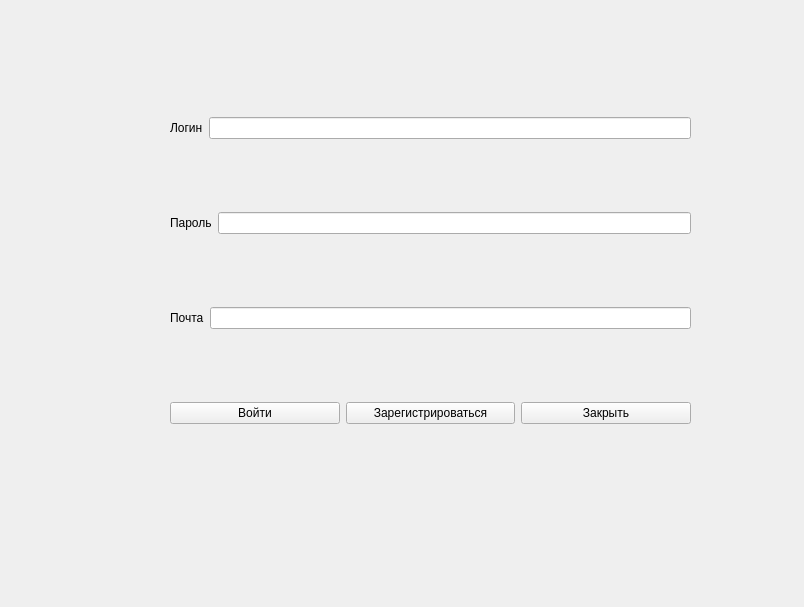
<?xml version="1.0" encoding="UTF-8"?>
<ui version="4.0">
 <class>AuthForm</class>
 <widget class="QWidget" name="AuthForm">
  <property name="geometry">
   <rect>
    <x>0</x>
    <y>0</y>
    <width>804</width>
    <height>607</height>
   </rect>
  </property>
  <property name="windowTitle">
   <string>Form</string>
  </property>
  <widget class="QWidget" name="verticalLayoutWidget">
   <property name="geometry">
    <rect>
     <x>170</x>
     <y>50</y>
     <width>521</width>
     <height>441</height>
    </rect>
   </property>
   <layout class="QVBoxLayout" name="verticalLayout_4">
    <item>
     <layout class="QHBoxLayout" name="log_horizontalLayout">
      <item>
       <widget class="QLabel" name="log_label">
        <property name="text">
         <string>Логин</string>
        </property>
       </widget>
      </item>
      <item>
       <widget class="QLineEdit" name="log_lineEdit"/>
      </item>
     </layout>
    </item>
    <item>
     <layout class="QHBoxLayout" name="pass_horizontalLayout">
      <item>
       <widget class="QLabel" name="pass_label">
        <property name="text">
         <string>Пароль</string>
        </property>
       </widget>
      </item>
      <item>
       <widget class="QLineEdit" name="pass_lineEdit"/>
      </item>
     </layout>
    </item>
    <item>
     <layout class="QHBoxLayout" name="mail_horizontalLayout">
      <item>
       <widget class="QLabel" name="mail_label">
        <property name="text">
         <string>Почта</string>
        </property>
       </widget>
      </item>
      <item>
       <widget class="QLineEdit" name="mail_lineEdit"/>
      </item>
     </layout>
    </item>
    <item>
     <layout class="QHBoxLayout" name="but_horizontalLayout">
      <item>
       <widget class="QPushButton" name="but_sign_in">
        <property name="text">
         <string>Войти</string>
        </property>
       </widget>
      </item>
      <item>
       <widget class="QPushButton" name="but_sign_up">
        <property name="text">
         <string>Зарегистрироваться</string>
        </property>
       </widget>
      </item>
      <item>
       <widget class="QPushButton" name="but_exit">
        <property name="text">
         <string>Закрыть</string>
        </property>
       </widget>
      </item>
     </layout>
    </item>
   </layout>
  </widget>
 </widget>
 <resources/>
 <connections/>
</ui>
